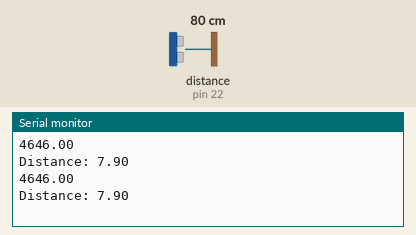
Simulated run of this sketch. Board: Arduino Mega 2560, built with avr-gcc and run on an emulated ATmega2560. On the bench: the last lines printed to the serial monitor. Wiring (inferred from the names in the program): ultrasonic range finder: trigger pin 23; echo pin 22. Inputs (shaded band) come from the test bench; at power-on: distance to the obstacle (sensor on pin 22) 80 cm. The echo pulse lasts 58.3 µs per cm.

Above: at 1.8 s.
1.9 s: distance to the obstacle (sensor on pin 22) set to 2 cm
At 2.8 s:
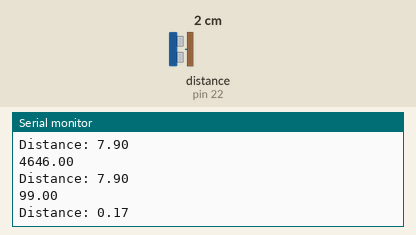
3.4 s: distance to the obstacle (sensor on pin 22) set to 4 cm
At 4.8 s:
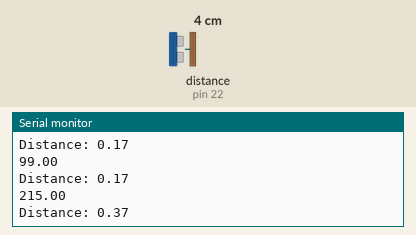
Timing chart, 0 to 6.4 s (numbered marks = the images above; inputs shaded):
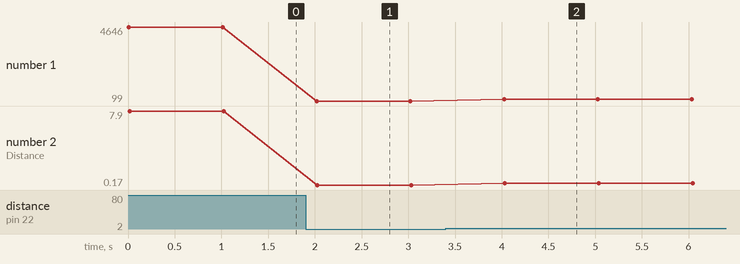

The sketch:

ULTRASONIC_SENSOR.ino
```cpp
const int trigPin = 23;
const int echoPin = 22;

float duration;
float distance;

void setup() {
  pinMode(trigPin, OUTPUT);
  pinMode(echoPin, INPUT);
 Serial.begin(9600);
}

void loop() {
  //Clears the trigPin
  digitalWrite(trigPin, LOW);
  delayMicroseconds(2000);

  //Sets the trigPin on HIGH state for 10 microseconds
  digitalWrite(trigPin, HIGH);
  delayMicroseconds(10);
  digitalWrite(trigPin, LOW);

  //Reads the echoPin,  returns the sound wave travel time in microseconds
  duration = pulseIn(echoPin, HIGH);

  Serial.println(duration);

  //Calculating the distance
  distance = (duration * 0.0034029) /   2; //340 m/s is cm/sec. Since the distance is 2 ways the division is by 2


  //Print
  Serial.print("Distance: ");
  Serial.println(distance);

  delay(1000);
}
```

Measured:
- after the input at 1.9 s, the serial monitor: prints a new line after 0.12 s (image 1)
- after the input at 3.4 s, the serial monitor: prints a new line after 0.63 s (image 2)
- plotted number 1: 4646 → 99 after the input at 1.9 s, 99 → 215 after the input at 3.4 s
- plotted number 2: 7.9 → 0.17 after the input at 1.9 s, 0.17 → 0.37 after the input at 3.4 s
